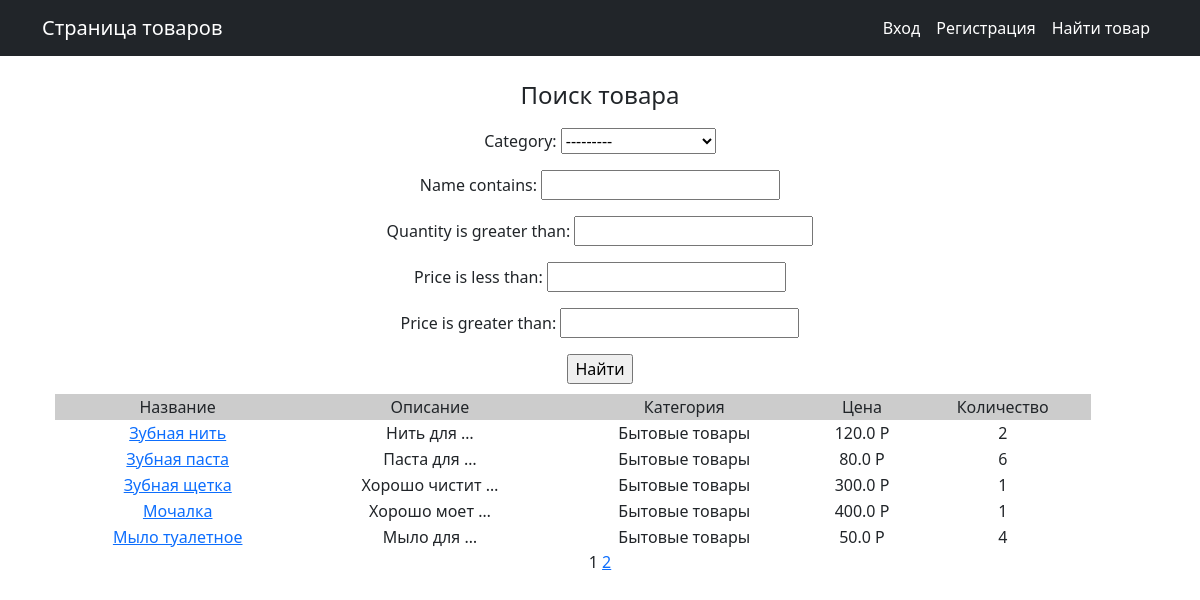
The page /search/ on the database as committed earlier.
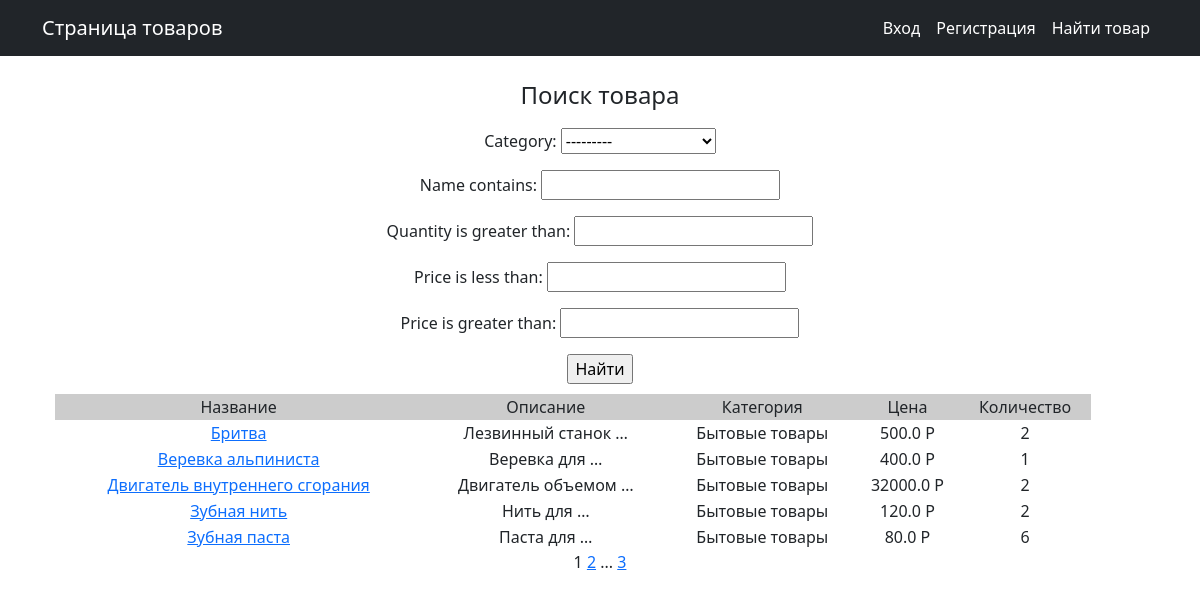
The same page on the database as committed later.
### product/models.py (models this page shows, shortened)
class Product(models.Model):
    name = models.CharField(
        max_length=50,
        unique=True,  # названия товаров не должны повторяться
    )
    description = models.TextField()
    quantity = models.IntegerField(
        validators=[MinValueValidator(0)],
    )
    category = models.ForeignKey(
        to='Category',
        on_delete=models.CASCADE,
        related_name='products',  # все продукты в категории будут доступны через поле products
    )
    price = models.FloatField(
        validators=[MinValueValidator(0.0)],
    )

class Category(models.Model):
    name = models.CharField(max_length=100, unique=True)
    def __str__(self):
        return self.name.title()

### product/views.py (the view)
# urls.py: path('search/', ProductSearch.as_view(), name='product_search'),
class ProductSearch(ListView):
    model = Product
    ordering = 'name'
    template_name = 'search.html'
    context_object_name = 'products'
    paginate_by = 5
    def get_queryset(self):
        queryset = super().get_queryset()
        self.filterset = ProductFilter(self.request.GET, queryset)
        return self.filterset.qs
    def get_context_data(self, **kwargs):
        context = super().get_context_data(**kwargs)
        context['filterset'] = self.filterset
        return context

### product/templatetags/custom_filters.py (called while the page is built)
@register.filter()
def currency(value, code='rub'):
   postfix = CURRENCIES_SYMBOLS[code]
   return f'{value} {postfix}'

### product/templatetags/custom_tags.py (called while the page is built)
@register.simple_tag(takes_context=True)
def url_replace(context, **kwargs):
   d = context['request'].GET.copy()
   for k, v in kwargs.items():
       d[k] = v
   return d.urlencode()

### templates/search.html (shortened to what this page needs)
{% extends 'flatpages/default.html' %}
{% load custom_filters %}
{% load custom_tags %}
{% block content %}
<h4> Поиск товара </h4>
<div style="padding: 10px;">
<form action="" method="get">
    {{ filterset.form.as_p }}
    <input type="submit" value="Найти" />
</form>
</div>
{% if products %}
<div class="content">
    <table  width="95%">
        <tr bgcolor="#CCCCCC">
            <td>Название</td>
            <td>Описание</td>
            <td>Категория</td>
            <td>Цена</td>
            <td>Количество</td>
        </tr>
    {% for product in products %}
        <tr>
            <td><a href="{% url 'product_detail' product.id %}">{{ product.name }}</a></td>
            <td>{{ product.description|truncatewords:2 }}</td>
            <td>{{ product.category.name }}</td>
            <td>{{ product.price|currency:"rub" }}</td>
            <td>{{ product.quantity }}</td>
        </tr>
    {% endfor %}
    </table>
</div>
    {% else %}
    <h4>Товаров нет!</h4>
{% endif %}
   {{ page_obj.number }}
   {% if page_obj.has_next %}
       <a href="?{% url_replace page=page_obj.next_page_number %}">{{ page_obj.next_page_number }}</a>
       {% if paginator.num_pages != page_obj.next_page_number %}
           ...
           <a href="{% url_replace page=page_obj.paginator.num_pages %}">{{ page_obj.paginator.num_pages }}</a>
       {% endif %}
   {% endif %}
{% endblock content %}

Rows that differ between the two databases and show on the page:
no longer on this page (row unchanged): Product: name "Зубная щетка", description "Хорошо чистит …", category.name "Бытовые товары", price "300.0 Р", quantity "1"
no longer on this page (row unchanged): Product: name "Мочалка", description "Хорошо моет …", category.name "Бытовые товары", price "400.0 Р", quantity "1"
no longer on this page (row unchanged): Product: name "Мыло туалетное", description "Мыло для …", category.name "Бытовые товары", price "50.0 Р", quantity "4"
added Product: name "Бритва", description "Лезвинный станок …", category.name "Бытовые товары", price "500.0 Р", quantity "2"
added Product: name "Веревка альпиниста", description "Веревка для …", category.name "Бытовые товары", price "400.0 Р", quantity "1"
added Product: name "Двигатель внутреннего сгорания", description "Двигатель объемом …", category.name "Бытовые товары", price "32000.0 Р", quantity "2"
Other text that changed with them:
{{ page_obj.paginator.num_pages }}: (not shown) → "3"
